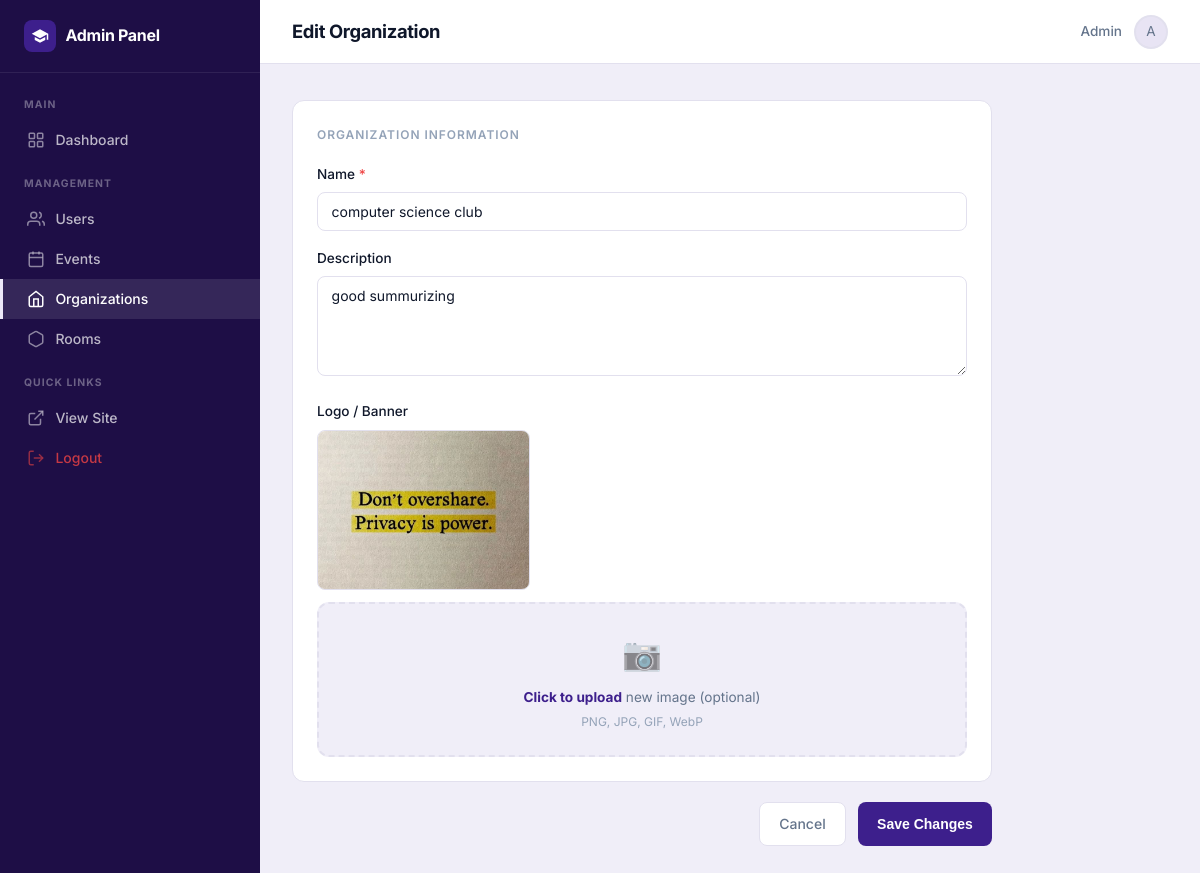
The app's page /admin/organizations/1/edit (signed in) with its own data.
### app/models/user_model.py (models this page shows, shortened)
class User(UserMixin, db.Model):
    __tablename__ = 'users'
    id = db.Column(db.Integer, primary_key=True)
    full_name = db.Column(db.String(100), nullable=False)
    email = db.Column(db.String(100), unique=True, nullable=False)
    password = db.Column(db.String(200), nullable=False)
    role = db.Column(db.String(20), default='user')
    organization_id = db.Column(db.Integer, db.ForeignKey('organizations.id'), nullable=True)
    created_at = db.Column(db.DateTime, default=datetime.utcnow)
    updated_at = db.Column(db.DateTime, onupdate=datetime.utcnow)

### app/models/organization_model.py (models this page shows, shortened)
class Organization(db.Model):
    __tablename__ = 'organizations'
    id = db.Column(db.Integer, primary_key=True)
    picture = db.Column(db.String(200))
    name = db.Column(db.String(100), nullable=False)
    description = db.Column(db.Text)
    created_at = db.Column(db.DateTime, default=datetime.utcnow)
    updated_at = db.Column(db.DateTime, onupdate=datetime.utcnow)
    events = db.relationship('Event', backref='organizer', lazy=True)

### app/routers/admin_routes.py (the view)
@admin_bp.get('/organizations/<int:id>/edit')
def edit_organization_form(id):
    org = organization_service.get_organization(id)
    if not org:
        flash('Organization not found.', 'danger')
        return redirect(url_for('admin.list_organizations'))
    return render_template('admin/organizations/edit.html', organization=org)

### app/__init__.py (called while the page is built)
    @property
    def full_name(self):
        return self.user.full_name if self.user else ""

### app/extensions.py (called while the page is built)
@login_manager.user_loader
def load_user(user_id):
    from app.models.user_model import User
    return User.query.get(int(user_id))

### app/repositories/organization_repository.py (called while the page is built)
def get_by_id(org_id):
    return db.get_or_404(Organization, org_id)

### app/routers/admin_routes.py (called while the page is built)
@admin_bp.before_request
def check_admin():
    if not current_user.is_authenticated or current_user.role != 'admin':
        flash('Access denied.', 'danger')
        return redirect(url_for('user.login_form'))

### app/services/organization_service.py (called while the page is built)
def get_organization(org_id):
    return organization_repository.get_by_id(org_id)

### app/templates/admin/organizations/edit.html (shortened to what this page needs)
{% extends "admin/base.html" %}
{% block page_title %}Edit Organization{% endblock %}
{% block content %}
<div class="admin-form-card">
    <form method="POST" action="{{ url_for('admin.edit_organization', id=organization.id) }}" enctype="multipart/form-data" class="create-form">
        <div class="form-section">
            <p class="section-title">Organization Information</p>
            <div class="form-group">
                <label>Name <span class="required">*</span></label>
                <input type="text" name="name" required value="{{ organization.name }}">
            </div>
            <div class="form-group">
                <label>Description</label>
                <textarea name="description">{{ organization.description or '' }}</textarea>
            </div>
            <div class="form-group">
                <label>Logo / Banner</label>
                {% if organization.picture %}
                <div class="current-image">
                    <img src="{{ url_for('static', filename='uploads/' + organization.picture) }}" alt="Current image">
                </div>
                {% endif %}
                <div class="file-upload-area">
                    <div class="file-upload-icon">&#128247;</div>
                    <div class="file-upload-text"><strong>Click to upload</strong> new image (optional)</div>
                    <div class="file-upload-hint">PNG, JPG, GIF, WebP</div>
                </div>
            </div>
        </div>
        <div class="form-actions">
            <a href="{{ url_for('admin.list_organizations') }}" class="btn-secondary">Cancel</a>
            <button type="submit" class="btn-primary">Save Changes</button>
        </div>
    </form>
</div>
{% endblock %}

### app/templates/admin/base.html (shortened to what this page needs)
<!DOCTYPE html>
<html lang="en">
<head>
    <link rel="stylesheet" href="{{ url_for('static', filename='base.css') }}">
    <link rel="stylesheet" href="{{ url_for('static', filename='admin.css') }}">
</head>
<body class="admin-body">
<aside class="admin-sidebar">
    <div class="sidebar-header">
        <a href="{{ url_for('admin.dashboard') }}" class="sidebar-brand">
            <div class="brand-logo-icon">
                <svg width="18" height="18" viewBox="0 0 24 24" fill="white"><path d="M12 3L1 9L12 15L21 10.09V17H23V9L12 3Z"/><path d="M5 13.18V17.18L12 21L19 17.18V13.18L12 17L5 13.18Z"/></svg>
            </div>
            <span>Admin Panel</span>
        </a>
    </div>
    <nav class="sidebar-nav">
        <div class="sidebar-section">
            <span class="sidebar-section-title">Main</span>
            <a href="{{ url_for('admin.dashboard') }}" class="sidebar-link {% if request.endpoint == 'admin.dashboard' %}active{% endif %}">
                <svg width="18" height="18" viewBox="0 0 24 24" fill="none" stroke="currentColor" stroke-width="2"><rect x="3" y="3" width="7" height="7" rx="1"/><rect x="14" y="3" width="7" height="7" rx="1"/><rect x="3" y="14" width="7" height="7" rx="1"/><rect x="14" y="14" width="7" height="7" rx="1"/></svg>
                Dashboard
            </a>
        </div>
        <div class="sidebar-section">
            <span class="sidebar-section-title">Management</span>
            <a href="{{ url_for('admin.list_users') }}" class="sidebar-link {% if 'user' in request.endpoint %}active{% endif %}">
                <svg width="18" height="18" viewBox="0 0 24 24" fill="none" stroke="currentColor" stroke-width="2"><path d="M17 21v-2a4 4 0 0 0-4-4H5a4 4 0 0 0-4 4v2"/><circle cx="9" cy="7" r="4"/><path d="M23 21v-2a4 4 0 0 0-3-3.87"/><path d="M16 3.13a4 4 0 0 1 0 7.75"/></svg>
                Users
            </a>
            <a href="{{ url_for('admin.list_events') }}" class="sidebar-link {% if 'event' in request.endpoint %}active{% endif %}">
                <svg width="18" height="18" viewBox="0 0 24 24" fill="none" stroke="currentColor" stroke-width="2"><rect x="3" y="4" width="18" height="18" rx="2" ry="2"/><line x1="16" y1="2" x2="16" y2="6"/><line x1="8" y1="2" x2="8" y2="6"/><line x1="3" y1="10" x2="21" y2="10"/></svg>
                Events
            </a>
            <a href="{{ url_for('admin.list_organizations') }}" class="sidebar-link {% if 'organization' in request.endpoint %}active{% endif %}">
                <svg width="18" height="18" viewBox="0 0 24 24" fill="none" stroke="currentColor" stroke-width="2"><path d="M3 9l9-7 9 7v11a2 2 0 0 1-2 2H5a2 2 0 0 1-2-2z"/><polyline points="9 22 9 12 15 12 15 22"/></svg>
                Organizations
            </a>
            <a href="{{ url_for('admin.list_rooms') }}" class="sidebar-link {% if 'room' in request.endpoint %}active{% endif %}">
                <svg width="18" height="18" viewBox="0 0 24 24" fill="none" stroke="currentColor" stroke-width="2"><path d="M21 16V8a2 2 0 0 0-1-1.73l-7-4a2 2 0 0 0-2 0l-7 4A2 2 0 0 0 3 8v8a2 2 0 0 0 1 1.73l7 4a2 2 0 0 0 2 0l7-4A2 2 0 0 0 21 16z"/></svg>
                Rooms
            </a>
        </div>
        <div class="sidebar-section">
            <span class="sidebar-section-title">Quick Links</span>
            <a href="{{ url_for('main.index') }}" class="sidebar-link">
                <svg width="18" height="18" viewBox="0 0 24 24" fill="none" stroke="currentColor" stroke-width="2"><path d="M18 13v6a2 2 0 0 1-2 2H5a2 2 0 0 1-2-2V8a2 2 0 0 1 2-2h6"/><polyline points="15 3 21 3 21 9"/><line x1="10" y1="14" x2="21" y2="3"/></svg>
                View Site
            </a>
            <a href="{{ url_for('user.logout') }}" class="sidebar-link sidebar-link-danger">
                <svg width="18" height="18" viewBox="0 0 24 24" fill="none" stroke="currentColor" stroke-width="2"><path d="M9 21H5a2 2 0 0 1-2-2V5a2 2 0 0 1 2-2h4"/><polyline points="16 17 21 12 16 7"/><line x1="21" y1="12" x2="9" y2="12"/></svg>
                Logout
            </a>
        </div>
    </nav>
</aside>
<div class="admin-main">
    <header class="admin-topbar">
        <div class="topbar-left">
            <h2 class="topbar-title">{% block page_title %}Dashboard{% endblock %}</h2>
        </div>
        <div class="topbar-right">
            <span class="topbar-user">{{ current_user.full_name }}</span>
            <div class="nav-avatar">{{ current_user.full_name[0].upper() }}</div>
        </div>
    </header>
    <div class="admin-flash">
    </div>
    <div class="admin-content">
        {% block content %}{% endblock %}
    </div>
</div>
</body>
</html>

### app/static/admin.css (style rules this page uses)
.admin-body { display: flex; min-height: 100vh; background: var(--bg-page); }
.admin-sidebar { width: 260px; background: var(--primary-darker); color: #fff; display: flex; flex-direction: column; position: fixed; top: 0; left: 0; bottom: 0; z-index: 200; overflow-y: auto; }
.sidebar-header { padding: 1.25rem 1.5rem; border-bottom: 1px solid rgba(255, 255, 255, 0.08); }
.sidebar-brand { display: flex; align-items: center; gap: 0.6rem; color: #fff; font-size: 1rem; font-weight: 700; text-decoration: none; letter-spacing: -0.02em; }
.sidebar-brand .brand-logo-icon { width: 32px; height: 32px; background: var(--primary); border-radius: 8px; display: flex; align-items: center; justify-content: center; flex-shrink: 0; }
.sidebar-nav { flex: 1; padding: 1rem 0; }
.sidebar-section { margin-bottom: 0.5rem; }
.sidebar-section-title { display: block; padding: 0.5rem 1.5rem 0.4rem; font-size: 0.65rem; font-weight: 700; text-transform: uppercase; letter-spacing: 0.1em; color: rgba(255, 255, 255, 0.35); }
.sidebar-link { display: flex; align-items: center; gap: 0.65rem; padding: 0.55rem 1.5rem; font-size: 0.875rem; font-weight: 500; color: rgba(255, 255, 255, 0.7); text-decoration: none; transition: all var(--transition-fast); border-left: 3px solid transparent; }
.sidebar-link.active { color: #fff; background: rgba(255, 255, 255, 0.1); border-left-color: var(--primary-light); }
.sidebar-link svg { flex-shrink: 0; opacity: 0.7; }
.sidebar-link.active svg, .sidebar-link:hover svg { opacity: 1; }
.sidebar-link-danger { color: rgba(239, 68, 68, 0.8); }
.admin-main { flex: 1; margin-left: 260px; display: flex; flex-direction: column; min-height: 100vh; }
.admin-topbar { background: var(--bg-surface); border-bottom: 1px solid var(--border); padding: 0 2rem; height: 64px; display: flex; align-items: center; justify-content: space-between; position: sticky; top: 0; z-index: 100; }
.topbar-title { font-size: 1.15rem; font-weight: 700; color: var(--text-primary); letter-spacing: -0.02em; }
.topbar-right { display: flex; align-items: center; gap: 0.75rem; }
.topbar-user { font-size: 0.85rem; font-weight: 500; color: var(--text-secondary); }
.admin-flash { max-width: 100%; padding: 0.75rem 2rem 0; }
.admin-content { padding: 1.5rem 2rem 3rem; flex: 1; }
.admin-form-card { max-width: 700px; }
.current-image { margin-bottom: 0.75rem; }
.current-image img { max-height: 160px; border-radius: var(--radius-sm); border: 1px solid var(--border); }

### records on screen
User: full_name "Admin", full_name "A"
Organization: name "computer science club", description "good summurizing", picture (picture)
